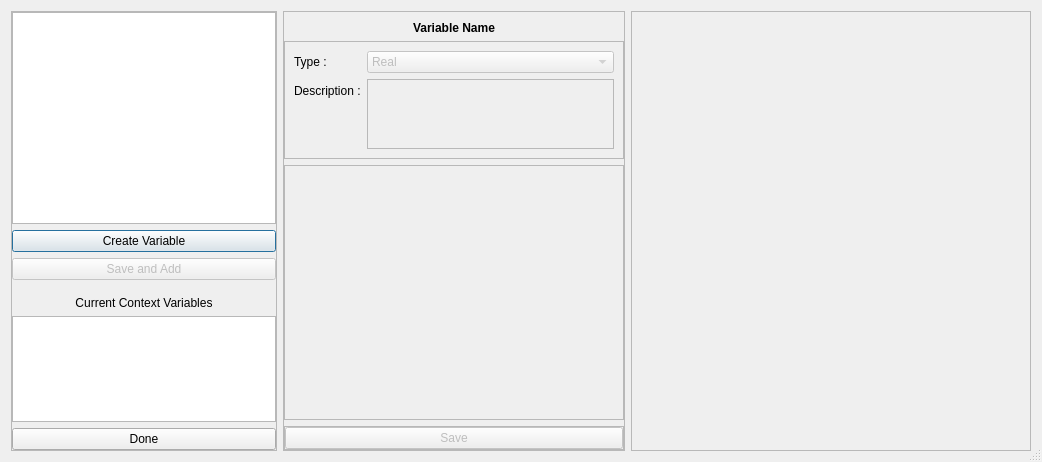
<?xml version="1.0" encoding="UTF-8"?>
<ui version="4.0">
 <class>ContextVariablesDialog</class>
 <widget class="QDialog" name="ContextVariablesDialog">
  <property name="windowModality">
   <enum>Qt::ApplicationModal</enum>
  </property>
  <property name="geometry">
   <rect>
    <x>0</x>
    <y>0</y>
    <width>1042</width>
    <height>462</height>
   </rect>
  </property>
  <property name="windowTitle">
   <string>Select Context Variables</string>
  </property>
  <property name="locale">
   <locale language="English" country="UnitedStates"/>
  </property>
  <property name="sizeGripEnabled">
   <bool>true</bool>
  </property>
  <property name="modal">
   <bool>true</bool>
  </property>
  <layout class="QHBoxLayout" name="horizontalLayout" stretch="0,0,1">
   <item>
    <widget class="QFrame" name="frame_3">
     <property name="frameShape">
      <enum>QFrame::StyledPanel</enum>
     </property>
     <property name="frameShadow">
      <enum>QFrame::Raised</enum>
     </property>
     <layout class="QVBoxLayout" name="verticalLayout_2" stretch="2,0,0,0,0,1,0">
      <property name="leftMargin">
       <number>0</number>
      </property>
      <property name="topMargin">
       <number>0</number>
      </property>
      <property name="rightMargin">
       <number>0</number>
      </property>
      <property name="bottomMargin">
       <number>0</number>
      </property>
      <item>
       <widget class="QTableView" name="tableView">
        <property name="sizePolicy">
         <sizepolicy hsizetype="Preferred" vsizetype="Expanding">
          <horstretch>0</horstretch>
          <verstretch>0</verstretch>
         </sizepolicy>
        </property>
        <property name="minimumSize">
         <size>
          <width>264</width>
          <height>0</height>
         </size>
        </property>
        <property name="alternatingRowColors">
         <bool>true</bool>
        </property>
        <property name="selectionMode">
         <enum>QAbstractItemView::SingleSelection</enum>
        </property>
        <property name="selectionBehavior">
         <enum>QAbstractItemView::SelectRows</enum>
        </property>
        <property name="sortingEnabled">
         <bool>true</bool>
        </property>
        <property name="cornerButtonEnabled">
         <bool>false</bool>
        </property>
        <attribute name="horizontalHeaderShowSortIndicator" stdset="0">
         <bool>true</bool>
        </attribute>
        <attribute name="horizontalHeaderStretchLastSection">
         <bool>true</bool>
        </attribute>
        <attribute name="verticalHeaderCascadingSectionResizes">
         <bool>true</bool>
        </attribute>
        <attribute name="verticalHeaderShowSortIndicator" stdset="0">
         <bool>false</bool>
        </attribute>
        <attribute name="verticalHeaderStretchLastSection">
         <bool>true</bool>
        </attribute>
       </widget>
      </item>
      <item>
       <widget class="QPushButton" name="create_varible_button">
        <property name="text">
         <string>Create Variable</string>
        </property>
       </widget>
      </item>
      <item>
       <widget class="QPushButton" name="add_button">
        <property name="enabled">
         <bool>false</bool>
        </property>
        <property name="text">
         <string>Save and Add</string>
        </property>
       </widget>
      </item>
      <item>
       <spacer name="verticalSpacer">
        <property name="orientation">
         <enum>Qt::Vertical</enum>
        </property>
        <property name="sizeType">
         <enum>QSizePolicy::Expanding</enum>
        </property>
        <property name="sizeHint" stdset="0">
         <size>
          <width>20</width>
          <height>10</height>
         </size>
        </property>
       </spacer>
      </item>
      <item>
       <widget class="QLabel" name="label">
        <property name="text">
         <string>Current Context Variables</string>
        </property>
        <property name="alignment">
         <set>Qt::AlignCenter</set>
        </property>
       </widget>
      </item>
      <item>
       <widget class="QTableView" name="current_variables">
        <property name="contextMenuPolicy">
         <enum>Qt::CustomContextMenu</enum>
        </property>
        <property name="alternatingRowColors">
         <bool>true</bool>
        </property>
        <property name="selectionBehavior">
         <enum>QAbstractItemView::SelectRows</enum>
        </property>
        <property name="sortingEnabled">
         <bool>true</bool>
        </property>
        <attribute name="horizontalHeaderStretchLastSection">
         <bool>true</bool>
        </attribute>
       </widget>
      </item>
      <item>
       <widget class="QPushButton" name="done_button">
        <property name="text">
         <string>Done</string>
        </property>
       </widget>
      </item>
     </layout>
    </widget>
   </item>
   <item>
    <widget class="QFrame" name="frame">
     <property name="minimumSize">
      <size>
       <width>340</width>
       <height>0</height>
      </size>
     </property>
     <property name="frameShape">
      <enum>QFrame::StyledPanel</enum>
     </property>
     <property name="frameShadow">
      <enum>QFrame::Raised</enum>
     </property>
     <layout class="QVBoxLayout" name="verticalLayout" stretch="0,1,3,0">
      <property name="leftMargin">
       <number>0</number>
      </property>
      <property name="rightMargin">
       <number>0</number>
      </property>
      <property name="bottomMargin">
       <number>0</number>
      </property>
      <item>
       <widget class="QLabel" name="var_name">
        <property name="maximumSize">
         <size>
          <width>16777215</width>
          <height>23</height>
         </size>
        </property>
        <property name="font">
         <font>
          <weight>75</weight>
          <bold>true</bold>
         </font>
        </property>
        <property name="text">
         <string>Variable Name</string>
        </property>
        <property name="alignment">
         <set>Qt::AlignHCenter|Qt::AlignTop</set>
        </property>
       </widget>
      </item>
      <item>
       <widget class="QFrame" name="frame_2">
        <property name="frameShape">
         <enum>QFrame::StyledPanel</enum>
        </property>
        <property name="frameShadow">
         <enum>QFrame::Raised</enum>
        </property>
        <layout class="QFormLayout" name="formLayout">
         <item row="0" column="0">
          <widget class="QLabel" name="label_2">
           <property name="text">
            <string>Type :</string>
           </property>
           <property name="buddy">
            <cstring>var_type_combo</cstring>
           </property>
          </widget>
         </item>
         <item row="0" column="1">
          <widget class="QComboBox" name="var_type_combo">
           <property name="enabled">
            <bool>false</bool>
           </property>
           <item>
            <property name="text">
             <string>Real</string>
            </property>
           </item>
           <item>
            <property name="text">
             <string>Nominal</string>
            </property>
           </item>
          </widget>
         </item>
         <item row="1" column="0">
          <widget class="QLabel" name="label_3">
           <property name="text">
            <string>Description :</string>
           </property>
          </widget>
         </item>
         <item row="1" column="1">
          <widget class="QPlainTextEdit" name="var_description">
           <property name="enabled">
            <bool>false</bool>
           </property>
          </widget>
         </item>
        </layout>
       </widget>
      </item>
      <item>
       <widget class="QFrame" name="details_frame">
        <property name="minimumSize">
         <size>
          <width>0</width>
          <height>125</height>
         </size>
        </property>
        <property name="frameShape">
         <enum>QFrame::StyledPanel</enum>
        </property>
        <property name="frameShadow">
         <enum>QFrame::Raised</enum>
        </property>
        <widget class="QWidget" name="verticalLayoutWidget">
         <property name="geometry">
          <rect>
           <x>30</x>
           <y>40</y>
           <width>160</width>
           <height>80</height>
          </rect>
         </property>
         <layout class="QVBoxLayout" name="details_layout"/>
        </widget>
       </widget>
      </item>
      <item>
       <widget class="QFrame" name="frame_4">
        <property name="frameShape">
         <enum>QFrame::StyledPanel</enum>
        </property>
        <property name="frameShadow">
         <enum>QFrame::Raised</enum>
        </property>
        <layout class="QHBoxLayout" name="horizontalLayout_2">
         <property name="leftMargin">
          <number>0</number>
         </property>
         <property name="topMargin">
          <number>0</number>
         </property>
         <property name="rightMargin">
          <number>0</number>
         </property>
         <property name="bottomMargin">
          <number>0</number>
         </property>
         <item>
          <widget class="QPushButton" name="save_button">
           <property name="enabled">
            <bool>false</bool>
           </property>
           <property name="text">
            <string>Save</string>
           </property>
          </widget>
         </item>
        </layout>
       </widget>
      </item>
     </layout>
    </widget>
   </item>
   <item>
    <widget class="QFrame" name="plot_frame">
     <property name="minimumSize">
      <size>
       <width>400</width>
       <height>0</height>
      </size>
     </property>
     <property name="frameShape">
      <enum>QFrame::StyledPanel</enum>
     </property>
     <property name="frameShadow">
      <enum>QFrame::Raised</enum>
     </property>
    </widget>
   </item>
  </layout>
 </widget>
 <resources/>
 <connections/>
</ui>
